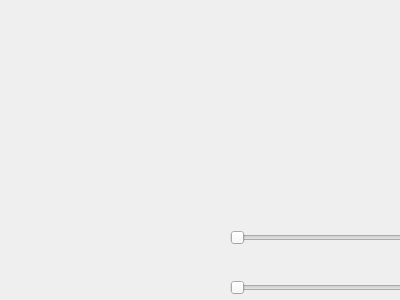
<?xml version="1.0" encoding="UTF-8"?>
<ui version="4.0">
 <class>SoundSettingsForm</class>
 <widget class="QWidget" name="SoundSettingsForm">
  <property name="geometry">
   <rect>
    <x>0</x>
    <y>0</y>
    <width>400</width>
    <height>300</height>
   </rect>
  </property>
  <property name="windowTitle">
   <string>Form</string>
  </property>
  <widget class="QSlider" name="generalVolumeSlider">
   <property name="geometry">
    <rect>
     <x>230</x>
     <y>230</y>
     <width>231</width>
     <height>16</height>
    </rect>
   </property>
   <property name="orientation">
    <enum>Qt::Horizontal</enum>
   </property>
  </widget>
  <widget class="QSlider" name="effectsVolumeSlider">
   <property name="geometry">
    <rect>
     <x>230</x>
     <y>280</y>
     <width>241</width>
     <height>16</height>
    </rect>
   </property>
   <property name="orientation">
    <enum>Qt::Horizontal</enum>
   </property>
  </widget>
  <widget class="QPushButton" name="finishedButton">
   <property name="geometry">
    <rect>
     <x>290</x>
     <y>500</y>
     <width>224</width>
     <height>59</height>
    </rect>
   </property>
   <property name="styleSheet">
    <string notr="true">QPushButton {border: none; padding: 0; margin: 0; background: transparent;}</string>
   </property>
   <property name="text">
    <string/>
   </property>
  </widget>
 </widget>
 <resources/>
 <connections/>
</ui>
